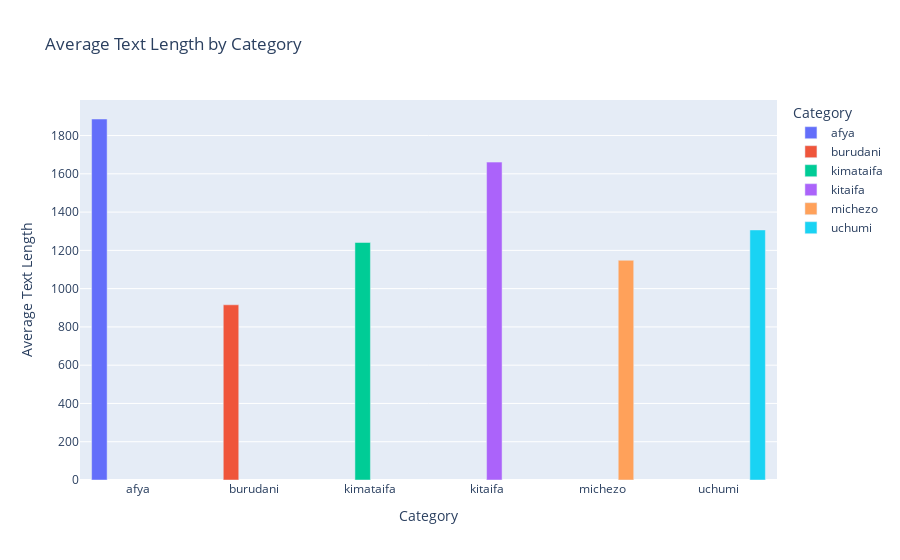

Write notebook code for a chart like this one.
### Markdown cell above
#### **Average Text Length by Category**

### Code cell
df_grouped = train_df_copy.groupby('category', as_index=False)['text_length'].mean()

fig = px.bar(df_grouped, x='category', y='text_length', color='category',
             title='Average Text Length by Category',
             labels={'category': 'Category', 'text_length': 'Average Text Length'},
             barmode='group')  
fig.write_image('text_length_by_category.jpg')
fig.show()

### Figure 1 — Plotly figure (JSON) as saved in the notebook; plotly's stock layout.template omitted (floating-point values rounded to 4 significant figures)
{"data": [{"alignmentgroup": "True", "hovertemplate": "Category=%{x}<br>Average Text Length=%{y}<extra></extra>", "legendgroup": "afya", "marker": {"color": "#636efa"}, "name": "afya", "offsetgroup": "afya", "orientation": "v", "showlegend": true, "textposition": "auto", "type": "bar", "x": ["afya"], "xaxis": "x", "y": [1886.0], "yaxis": "y"}, {"alignmentgroup": "True", "hovertemplate": "Category=%{x}<br>Average Text Length=%{y}<extra></extra>", "legendgroup": "burudani", "marker": {"color": "#EF553B"}, "name": "burudani", "offsetgroup": "burudani", "orientation": "v", "showlegend": true, "textposition": "auto", "type": "bar", "x": ["burudani"], "xaxis": "x", "y": [915.5], "yaxis": "y"}, {"alignmentgroup": "True", "hovertemplate": "Category=%{x}<br>Average Text Length=%{y}<extra></extra>", "legendgroup": "kimataifa", "marker": {"color": "#00cc96"}, "name": "kimataifa", "offsetgroup": "kimataifa", "orientation": "v", "showlegend": true, "textposition": "auto", "type": "bar", "x": ["kimataifa"], "xaxis": "x", "y": [1241.0], "yaxis": "y"}, {"alignmentgroup": "True", "hovertemplate": "Category=%{x}<br>Average Text Length=%{y}<extra></extra>", "legendgroup": "kitaifa", "marker": {"color": "#ab63fa"}, "name": "kitaifa", "offsetgroup": "kitaifa", "orientation": "v", "showlegend": true, "textposition": "auto", "type": "bar", "x": ["kitaifa"], "xaxis": "x", "y": [1661.0], "yaxis": "y"}, {"alignmentgroup": "True", "hovertemplate": "Category=%{x}<br>Average Text Length=%{y}<extra></extra>", "legendgroup": "michezo", "marker": {"color": "#FFA15A"}, "name": "michezo", "offsetgroup": "michezo", "orientation": "v", "showlegend": true, "textposition": "auto", "type": "bar", "x": ["michezo"], "xaxis": "x", "y": [1148.0], "yaxis": "y"}, {"alignmentgroup": "True", "hovertemplate": "Category=%{x}<br>Average Text Length=%{y}<extra></extra>", "legendgroup": "uchumi", "marker": {"color": "#19d3f3"}, "name": "uchumi", "offsetgroup": "uchumi", "orientation": "v", "showlegend": true, "textposition": "auto", "type": "bar", "x": ["uchumi"], "xaxis": "x", "y": [1307.0], "yaxis": "y"}], "layout": {"barmode": "group", "legend": {"title": {"text": "Category"}, "tracegroupgap": 0}, "title": {"text": "Average Text Length by Category"}, "xaxis": {"anchor": "y", "categoryarray": ["afya", "burudani", "kimataifa", "kitaifa", "michezo", "uchumi"], "categoryorder": "array", "domain": [0, 1], "title": {"text": "Category"}}, "yaxis": {"anchor": "x", "domain": [0, 1], "title": {"text": "Average Text Length"}}}}
